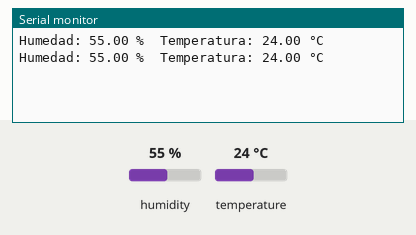
Simulated run of this sketch. Board: Arduino Uno, built with avr-gcc and run on an emulated ATmega328P. Shown: the last lines printed to the serial monitor. The inputs (shaded band) are chosen by the test bench; at power-on: humidity 55 %, temperature 24 °C.

Above: at 4.8 s.
4.9 s: humidity set to 22 %
At 7.4 s:
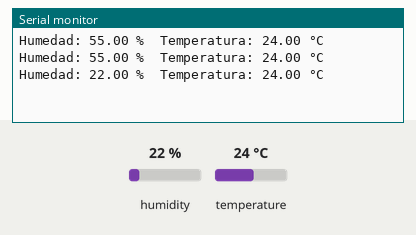
7.9 s: temperature set to 12 °C
At 8.6 s:
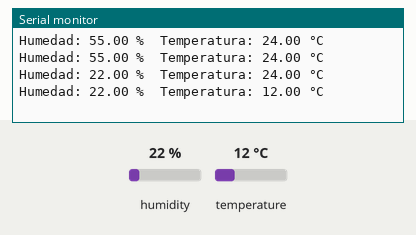
10.9 s: humidity set to 40 %
At 13.5 s:
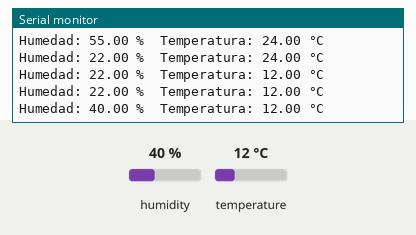
Timing chart, 0 to 15.0 s (numbered marks = the images above; inputs shaded):
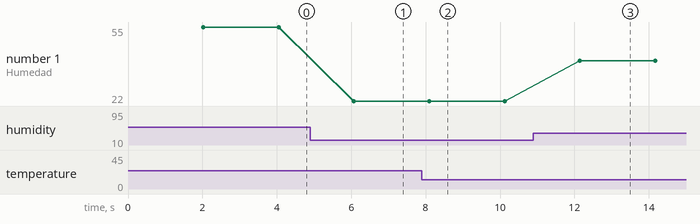

The sketch:

Sensor_de_temperatura.ino
```cpp
#include <DHT.h>

#define DHTPIN 2     // Pin digital al que está conectado el sensor DHT
#define DHTTYPE DHT11 // Tipo de sensor DHT (DHT11 o DHT22)

DHT dht(DHTPIN, DHTTYPE);

void setup() {
  Serial.begin(9600);
  dht.begin();
}

void loop() {
  delay(2000); // Espera 2 segundos entre mediciones

  float humedad = dht.readHumidity();
  float temperatura = dht.readTemperature();

  if (isnan(humedad) || isnan(temperatura)) {
    Serial.println("Error al leer el sensor DHT");
    return;
  }

  Serial.print("Humedad: ");
  Serial.print(humedad);
  Serial.print(" %\t");
  Serial.print("Temperatura: ");
  Serial.print(temperatura);
  Serial.println(" °C");
}
```

Measured:
- after the input at 4.9 s, the serial monitor: prints a new line after 1.2 s (image 1)
- after the input at 7.9 s, the serial monitor: prints a new line after 0.20 s (image 2)
- after the input at 10.9 s, the serial monitor: prints a new line after 1.2 s (image 3)
- plotted number 1: 55 → 22 after the input at 4.9 s, 22 → 40 after the input at 10.9 s
